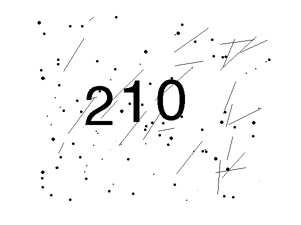
%> input picture lab5/imagedata/train_0010.png, 301 x 225 px
$ octave --eval "result = myclassifier(imread('imagedata/train_0010.png'));"   (GNU Octave 9; MATLAB toolbox functions it lacks are replaced by stand-ins)
%> lines starting %> are read from the running program, lines starting %| are printed output that depends on the picture; in (x1, y1, x2, y2) boxes, pixels count from 0 and x2, y2 are one past the last pixel; in counts of white or black regions, pixels touching at a corner belong together; the program's own positions count from 1
% Using BoundingBox method of regionprops.
% Gives an average estimate of ~ 58.33 % in ~ 11 sec on a i5-8250U

function fin = myclassifier(Img)

thresh_gray = 0.2;
% TO make the background black for filtering of unwanted objects
Img = ~im2bw(Img, thresh_gray);
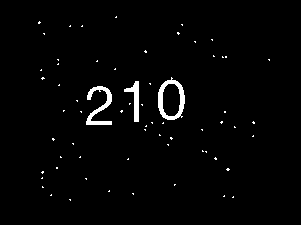
%> Img: size 225x301 logical; 1.9% white; 65 white regions (62 under 20 px), largest, box (x1, y1, x2, y2) and area: (158, 77, 185, 120) 434, (86, 86, 112, 125) 385, (124, 81, 139, 122) 246

% Applying a 7x7 mean fiter
newIm = imfilter(Img, ones(7,7)./(7^2));
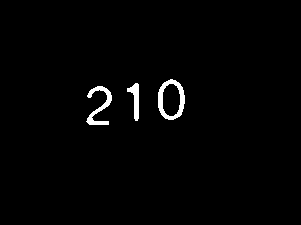
%> newIm: size 225x301 logical; 1.5% white; 3 white regions

% Gives the connected components from the image
Img_CC = bwconncomp(newIm);
%> Img_CC = 3 connected components
% Applying a boundixBox to separate each connected component
Img_props = regionprops(Img_CC,'BoundingBox');
%> Img_props = 3 regions; box (x1, y1, x2, y2): (86, 86, 112, 125), (127, 83, 139, 121), (158, 79, 185, 120)

EachDigit = {};
propCount = length(Img_props);
%> propCount = 3
% It crops the image into each digit or prop as found by the regionprops
for i=1:propCount
    EachDigit{i} = imcrop(newIm, Img_props(i).BoundingBox);
end
%> this loop made 3 passes
%> after the loop, EachDigit = 3 items

% If all the three digits are connected or overlapping
if (propCount == 1)
    coordinates = size(EachDigit{1});
    xcord = coordinates(1);
    ycord = coordinates(2);
    % split the bounding box into 3 equal width boxes i.e 1/3,1/3,1/3
    EachDigit{2} = imcrop(EachDigit{1}, [xcord/3,    1, xcord/3*2, ycord]);
    EachDigit{3} = imcrop(EachDigit{1}, [xcord/3 * 2 1, xcord    , ycord]);
    % third the size of 1
    EachDigit{1} = imcrop(EachDigit{1}, [1,      1, xcord/3  , ycord]);
% If two digits are connected or overlapping
elseif (propCount == 2)
    % figure out which is wider and split it.
    if (size(EachDigit{1}, 2) >= size(EachDigit{2}, 2))
        % split first image
        coordinates = size(EachDigit{1});
        xcord = coordinates(1);
        ycord = coordinates(2);
        % the second prop is the third digit
        EachDigit{3} = EachDigit{2};
        % split the first prop into two digits
        % split the bounding box into 2 equal width boxes i.e 1/2,1/2
        EachDigit{2} = imcrop(EachDigit{1}, [xcord/2, 1, xcord,   ycord]);
        % half the size of 1
        EachDigit{1} = imcrop(EachDigit{1}, [1,   1, xcord/2, ycord]);
    else
        % split second image
        coordinates = size(EachDigit{2});
        xcord = coordinates(1);
        ycord = coordinates(2);
        % The second prop has two digits
        % half the size of 2
        EachDigit{2} = imcrop(EachDigit{2}, [1,   1, xcord/2, ycord]);
        EachDigit{3} = imcrop(EachDigit{2}, [xcord/2, 1, xcord,   ycord]);
    end
% If there are exactly 3 props, then our work is done. No cropping
% required. If there are more than 3 props identified, then our filtering
% has not worked properly and will result in decrease in accuracy.
end

% Now that the digits are discerned, all that is left is identify what each
% digit is. This can be done by recognising the orientiation of the digit
% in the image.
iden = [3,3,3];
for i=1:length(EachDigit)
    inv = ~~EachDigit{i};
    OriDig = regionprops(inv, 'Orientation');
    digi = OriDig.Orientation;
    if (digi > 88)
        % If the orientation is greater than 88 degrees, then it is zero
        iden(i) = 0;
    elseif (digi < 0)
        % If the orientation is less than 0 degrees, then it is one
        iden(i) = 1;
    else
        iden(i)=2;
    end
end
%> this loop made 3 passes
%> (OriDig, digi) on passes 1 to 3: ({Orientation 79.26}, 79.26), ({Orientation -85.09}, -85.09), ({Orientation 88.92}, 88.92)
%> pass 1, in myclassifier, `inv = ~~EachDigit{i};`:
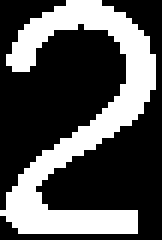
%> inv: size 40x27 logical (shown 6 times larger); 33.2% white; 1 white region, box (x1, y1, x2, y2) and area: (0, 0, 26, 39) 359
%> pass 3, in myclassifier, `inv = ~~EachDigit{i};`:
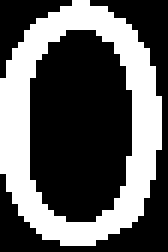
%> inv: size 42x28 logical (shown 6 times larger); 36.8% white; 1 white region, box (x1, y1, x2, y2) and area: (0, 0, 27, 41) 433
%> after the loop, iden = [2 1 0]

fin = iden(1:3);
%> fin = [2 1 0]
end

$ run again, on lab5/imagedata/train_0023.png
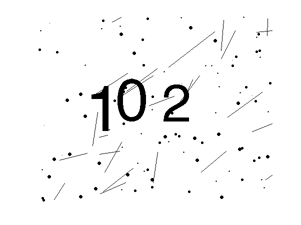
%> input picture lab5/imagedata/train_0023.png, 301 x 225 px
%> in myclassifier, `Img = ~im2bw(Img, thresh_gray);`:
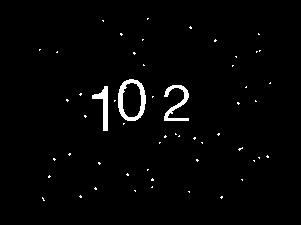
%> Img: size 225x301 logical; 1.9% white; 55 white regions (52 under 20 px), largest, box (x1, y1, x2, y2) and area: (118, 79, 146, 121) 454, (164, 85, 189, 121) 328, (92, 86, 108, 131) 283
%> newIm: size 225x301 logical; 1.4% white; 4 white regions
%> Img_CC = 4 connected components
%> Img_props = 4 regions; box (x1, y1, x2, y2): (94, 88, 108, 130), (118, 79, 146, 121), (164, 86, 189, 121), (165, 86, 174, 95)
%> propCount = 4
%> the loop in myclassifier, `for i=1:propCount` made 4 passes
%> after the loop in myclassifier, `for i=1:propCount`: EachDigit = 4 items
%> the loop in myclassifier, `for i=1:length(EachDigit)` made 4 passes
%> (OriDig, digi) on passes 1, 2, 4: ({Orientation -84.13}, -84.13), ({Orientation -89.96}, -89.96), ({Orientation 46}, 46)
%> pass 3, in myclassifier, `inv = ~~EachDigit{i};`:
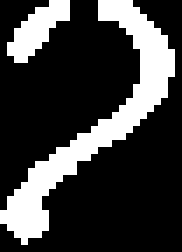
%> inv: size 36x26 logical (shown 7 times larger); 24.3% white; 2 white regions, box (x1, y1, x2, y2) and area: (0, 0, 25, 35) 187, (1, 0, 10, 9) 40
%> after the loop in myclassifier, `for i=1:length(EachDigit)`: iden = [1 1 2 2]
%> fin = [1 1 2]

$ run again, on lab5/imagedata/train_0025.png
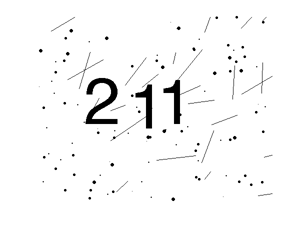
%> input picture lab5/imagedata/train_0025.png, 301 x 225 px
%> in myclassifier, `Img = ~im2bw(Img, thresh_gray);`:
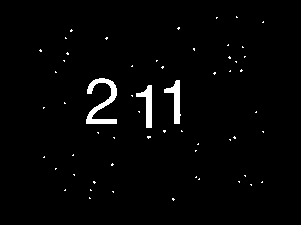
%> Img: size 225x301 logical; 2% white; 58 white regions (55 under 20 px), largest, box (x1, y1, x2, y2) and area: (86, 78, 117, 124) 554, (164, 80, 181, 124) 313, (136, 85, 152, 128) 301
%> newIm: size 225x301 logical; 1.6% white; 3 white regions
%> Img_CC = 3 connected components
%> Img_props = 3 regions; box (x1, y1, x2, y2): (86, 78, 117, 124), (138, 86, 152, 127), (166, 81, 180, 123)
%> propCount = 3
%> the loop in myclassifier, `for i=1:propCount` made 3 passes
%> after the loop in myclassifier, `for i=1:propCount`: EachDigit = 3 items
%> the loop in myclassifier, `for i=1:length(EachDigit)` made 3 passes
%> (OriDig, digi) on passes 1 to 3: ({Orientation 80.59}, 80.59), ({Orientation -85.21}, -85.21), ({Orientation -85.27}, -85.27)
%> pass 1, in myclassifier, `inv = ~~EachDigit{i};`:
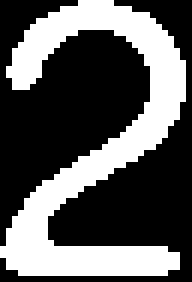
%> inv: size 47x32 logical (shown 6 times larger); 36% white; 1 white region, box (x1, y1, x2, y2) and area: (0, 0, 31, 46) 541
%> after the loop in myclassifier, `for i=1:length(EachDigit)`: iden = [2 1 1]

$ run again, on lab5/imagedata/train_0028.png
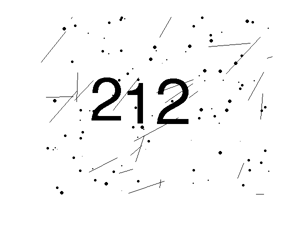
%> input picture lab5/imagedata/train_0028.png, 301 x 225 px
%> in myclassifier, `Img = ~im2bw(Img, thresh_gray);`:
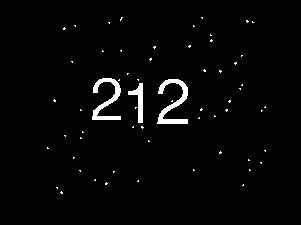
%> Img: size 225x301 logical; 2.2% white; 61 white regions (58 under 20 px), largest, box (x1, y1, x2, y2) and area: (157, 79, 188, 124) 526, (92, 78, 121, 120) 460, (128, 83, 143, 123) 245
%> newIm: size 225x301 logical; 1.7% white; 3 white regions
%> Img_CC = 3 connected components
%> Img_props = 3 regions; box (x1, y1, x2, y2): (92, 78, 121, 120), (130, 85, 143, 122), (158, 79, 188, 124)
%> propCount = 3
%> the loop in myclassifier, `for i=1:propCount` made 3 passes
%> after the loop in myclassifier, `for i=1:propCount`: EachDigit = 3 items
%> the loop in myclassifier, `for i=1:length(EachDigit)` made 3 passes
%> (OriDig, digi) on passes 1 to 3: ({Orientation 78.49}, 78.49), ({Orientation -84.27}, -84.27), ({Orientation 79.98}, 79.98)
%> pass 3, in myclassifier, `inv = ~~EachDigit{i};`:
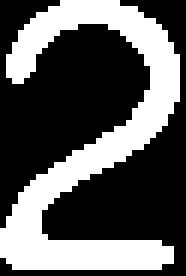
%> inv: size 46x31 logical (shown 6 times larger); 36% white; 1 white region, box (x1, y1, x2, y2) and area: (0, 0, 30, 45) 514
%> after the loop in myclassifier, `for i=1:length(EachDigit)`: iden = [2 1 2]
